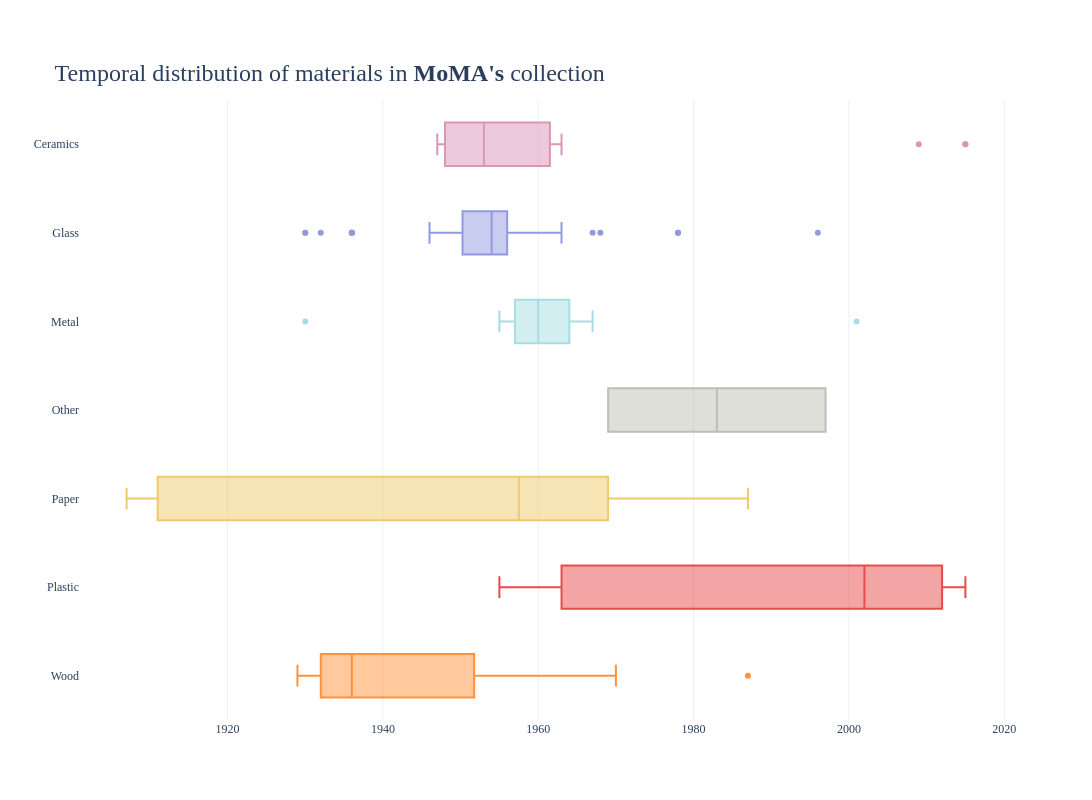

Notebook code cell kept with this figure:
### Code cell
plot = get_plot(chart_type='box', title=f"<br>Temporal distribution of materials in <b>MoMA's</b> collection", range_x=[1860, 2020],
                data=all_works.query("Source == 'MoMA'").sort_values('Medium'), x='Year', y='Medium', group="Medium",
                color_dict=colors_of_materials)

plot.show()

### Figure 1 — Plotly figure (JSON) as saved in the notebook; plotly's stock layout.template omitted (floating-point values rounded to 4 significant figures)
{"data": [{"alignmentgroup": "True", "hoverinfo": "skip", "legendgroup": "Ceramics", "marker": {"color": "#DC95B7"}, "name": "Ceramics", "notched": false, "offsetgroup": "Ceramics", "orientation": "h", "showlegend": true, "type": "box", "x": [2015.0, 1947.0, 1957.0, 1954.0, 1956.0, 1948.0, 1948.0, 1948.0, 1948.0, 1948.0, 1948.0, 1963.0, 1963.0, 1948.0, 1948.0, 2015.0, 2009.0, 1953.0, 1953.0], "x0": " ", "xaxis": "x", "y": ["Ceramics", "Ceramics", "Ceramics", "Ceramics", "Ceramics", "Ceramics", "Ceramics", "Ceramics", "Ceramics", "Ceramics", "Ceramics", "Ceramics", "Ceramics", "Ceramics", "Ceramics", "Ceramics", "Ceramics", "Ceramics", "Ceramics"], "y0": " ", "yaxis": "y"}, {"alignmentgroup": "True", "hoverinfo": "skip", "legendgroup": "Glass", "marker": {"color": "#929ADD"}, "name": "Glass", "notched": false, "offsetgroup": "Glass", "orientation": "h", "showlegend": true, "type": "box", "x": [1955.0, 1957.0, 1946.0, 1956.0, 1978.0, 1960.0, 1951.0, 1951.0, 1950.0, 1951.0, 1956.0, 1932.0, 1951.0, 1958.0, 1956.0, 1949.0, 1951.0, 1951.0, 1951.0, 1954.0, 1954.0, 1954.0, 1954.0, 1954.0, 1954.0, 1936.0, 1951.0, 1936.0, 1953.0, 1952.0, 1948.0, 1954.0, 1936.0, 1963.0, 1955.0, 1953.0, 1936.0, 1951.0, 1967.0, 1954.0, 1955.0, 1948.0, 1956.0, 1978.0, 1930.0, 1996.0, 1953.0, 1950.0, 1956.0, 1954.0, 1959.0, 1954.0, 1947.0, 1959.0, 1953.0, 1968.0, 1957.0, 1930.0, 1954.0, 1956.0, 1950.0, 1949.0, 1953.0], "x0": " ", "xaxis": "x", "y": ["Glass", "Glass", "Glass", "Glass", "Glass", "Glass", "Glass", "Glass", "Glass", "Glass", "Glass", "Glass", "Glass", "Glass", "Glass", "Glass", "Glass", "Glass", "Glass", "Glass", "Glass", "Glass", "Glass", "Glass", "Glass", "Glass", "Glass", "Glass", "Glass", "Glass", "Glass", "Glass", "Glass", "Glass", "Glass", "Glass", "Glass", "Glass", "Glass", "Glass", "Glass", "Glass", "Glass", "Glass", "Glass", "Glass", "Glass", "Glass", "Glass", "Glass", "Glass", "Glass", "Glass", "Glass", "Glass", "Glass", "Glass", "Glass", "Glass", "Glass", "Glass", "Glass", "Glass"], "y0": " ", "yaxis": "y"}, {"alignmentgroup": "True", "hoverinfo": "skip", "legendgroup": "Metal", "marker": {"color": "#A6DEE4"}, "name": "Metal", "notched": false, "offsetgroup": "Metal", "orientation": "h", "showlegend": true, "type": "box", "x": [2001.0, 1959.0, 1930.0, 1963.0, 1964.0, 1957.0, 1955.0, 1967.0, 1957.0, 1961.0], "x0": " ", "xaxis": "x", "y": ["Metal", "Metal", "Metal", "Metal", "Metal", "Metal", "Metal", "Metal", "Metal", "Metal"], "y0": " ", "yaxis": "y"}, {"alignmentgroup": "True", "hoverinfo": "skip", "legendgroup": "Other", "marker": {"color": "#BEBFB3"}, "name": "Other", "notched": false, "offsetgroup": "Other", "orientation": "h", "showlegend": true, "type": "box", "x": [1997.0, 1969.0], "x0": " ", "xaxis": "x", "y": ["Other", "Other"], "y0": " ", "yaxis": "y"}, {"alignmentgroup": "True", "hoverinfo": "skip", "legendgroup": "Paper", "marker": {"color": "#EDCA6B"}, "name": "Paper", "notched": false, "offsetgroup": "Paper", "orientation": "h", "showlegend": true, "type": "box", "x": [1987.0, 1960.0, 1955.0, 1969.0, 1911.0, 1907.0], "x0": " ", "xaxis": "x", "y": ["Paper", "Paper", "Paper", "Paper", "Paper", "Paper"], "y0": " ", "yaxis": "y"}, {"alignmentgroup": "True", "hoverinfo": "skip", "legendgroup": "Plastic", "marker": {"color": "#E74B4B"}, "name": "Plastic", "notched": false, "offsetgroup": "Plastic", "orientation": "h", "showlegend": true, "type": "box", "x": [1999.0, 2005.0, 2015.0, 2012.0, 1955.0, 1963.0], "x0": " ", "xaxis": "x", "y": ["Plastic", "Plastic", "Plastic", "Plastic", "Plastic", "Plastic"], "y0": " ", "yaxis": "y"}, {"alignmentgroup": "True", "hoverinfo": "skip", "legendgroup": "Wood", "marker": {"color": "#ff913d"}, "name": "Wood", "notched": false, "offsetgroup": "Wood", "orientation": "h", "showlegend": true, "type": "box", "x": [1932.0, 1932.0, 1932.0, 1932.0, 1930.0, 1932.0, 1952.0, 1970.0, 1929.0, 1987.0, 1950.0, 1936.0, 1946.0, 1957.0, 1957.0, 1957.0, 1951.0, 1936.0, 1931.0, 1932.0, 1936.0, 1954.0, 1932.0, 1930.0, 1946.0, 1931.0, 1931.0], "x0": " ", "xaxis": "x", "y": ["Wood", "Wood", "Wood", "Wood", "Wood", "Wood", "Wood", "Wood", "Wood", "Wood", "Wood", "Wood", "Wood", "Wood", "Wood", "Wood", "Wood", "Wood", "Wood", "Wood", "Wood", "Wood", "Wood", "Wood", "Wood", "Wood", "Wood"], "y0": " ", "yaxis": "y"}], "layout": {"boxmode": "overlay", "coloraxis": {"showscale": false}, "font": {"family": "Futura"}, "height": 800, "legend": {"title": {"text": "Medium"}, "tracegroupgap": 0}, "paper_bgcolor": "#FFFFFF", "plot_bgcolor": "#FFFFFF", "showlegend": false, "title": {"font": {"size": 24}, "text": "<br>Temporal distribution of materials in <b>MoMA's</b> collection"}, "width": 1200, "xaxis": {"anchor": "y", "domain": [0, 1], "title": {}}, "yaxis": {"anchor": "x", "categoryarray": ["Wood", "Plastic", "Paper", "Other", "Metal", "Glass", "Ceramics"], "categoryorder": "array", "domain": [0, 1], "title": {}}}}
